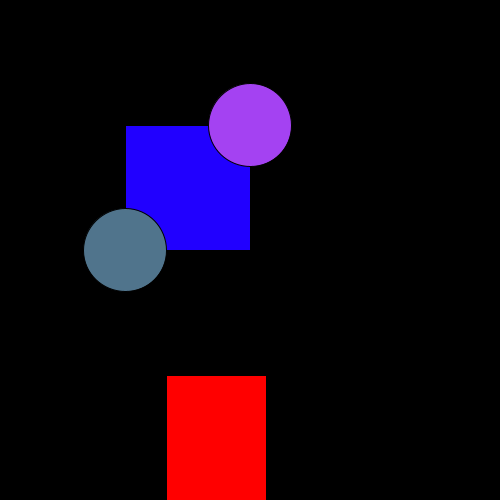
Frame 1 (no input)
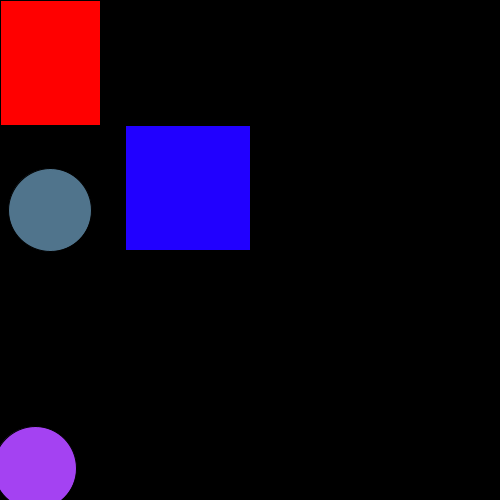
Frame 60 (the mouse pressed at the canvas centre just before this capture)
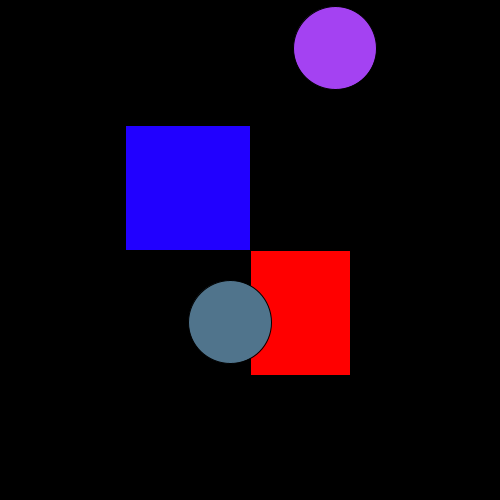
Frame 120 (the mouse held since frame 60 and released just before this capture)

The Processing sketch that drew these frames (run headless with seeded random() and noise(); from frame 60 on, the mouse is pressed at the canvas centre):

// Processing sketch: PongHierarchy
// ── PongHierarchy.pde
private ArrayList<Shape> shapes = new ArrayList<Shape>();
Rectangle rHex;
Rectangle rRGB;
Circle ePub;
Circle cHex;


public void setup(){
  size (500, 500);
  
  rHex = new Rectangle(width/4,height*1/4, width*1/4,height*1/4, #2100FF );
  rRGB = new Rectangle(width/3, height*3/4, width*1/5, height*1/4, #FF0000);
  ePub = new Circle(width*1/2, height*1/4, width*1/6, color(random(255), random(255), random(255)));
  cHex = new Circle(width*1/4, height*1/2, width*1/6, color(random(255), random(255), random(255)));
  //Local Object
  //Rectangle rHex = new Rectangle(width-width*1/20,height*1/4, width*1/20,height*1/3, #05FFD3);
  //Rectangle rRGB = new Rectangle(0, height*1/4, width*1/20, height*1/3, color(random(255), random(255), random(255)));
  //Circle  ePub = new Circle(width*1/2, height*1/2, width*1/5, height*1/4, #FF0000);
  //Circle cHex = new Circle(width*1/4, height*1/2, width*1/4, height*1/4, #1B08FF);
  
  shapes.add(rHex);
  shapes.add(rRGB);
  shapes.add(ePub);
  shapes.add(cHex);
}

public void draw(){
  background (0);
  
  //Draw Static shapes
  for (int i = 0; i<shapes.size(); i++) {
  shapes.get(i).draw();
}


  ePub.step();
  cHex.step();
  rRGB.mouseMove();
  
}

public void keyPressed() {
  if(key == CODED) {
    if(keyCode == UP) {
      rHex.move(1);
    }
    if(keyCode == DOWN) {
      rHex.move(2);
    }
        if(keyCode == RIGHT) {
      rHex.move(3);
    }
    if(keyCode == LEFT) {
      rHex.move(4);
    }
  
  }
}
public void keyReleased() {
  if(key == CODED) {
    if(keyCode == UP) {
      rHex.move(0);
    }
    if(keyCode == DOWN) {
      rHex.move(0);
    }
    if(keyCode == LEFT) {
      rHex.move(0);
    }
    if(keyCode == RIGHT) {
      rHex.move(0);
    }
  
  }
}


abstract class Shape {
  public float x;
  public float y;

  private Shape(float x, float y) {
    this.x = x;
    this.y = y;
  }
  
  abstract void draw();
  
}

// ── Circle.pde
class Circle extends Shape {
  private float diameter;
  private color c;
  private float speedX = (int) random(-10,10);
  private float speedY = (int) random(-10,10);



  public Circle (float x, float y, float diameter, color c) {
    super (x, y);

    this.diameter = diameter;
    this.c = c;
  }

  public void draw() {
    fill(c);
    ellipse(x, y, diameter, diameter);
  }

  private void step() {
    x += speedX; 
    y += speedY;
    if (y > 500 || y < 0) {
      this.speedY *= -1;
    }
    if (x > 500 || x < 0) {
      this.speedX *= -1;
   }    
 }
}

// ── Rectangle.pde
class Rectangle extends Shape {
  
  private float width;
  private float height;
  private color c;
  private float moveSpeed = 30;
  private float easing = 1;

  public Rectangle (float x, float y, float width, float height, color c) {
    super (x, y);
    this.width = width;
    this.height = height;
    this.c = c;
  }

  public void draw() {
    fill(c);
    rect(x, y, width, height);
  }
  private void move(int dir) {
    if(dir == 1) {
      y -= moveSpeed;
    }
    if(dir == 2) {
      y += moveSpeed;
    }
    if(dir == 3) {
      x += moveSpeed;
    }
    if (dir == 4) {
      x -= moveSpeed;
    }
  }
  private void mouseMove() {
    float targetX = mouseX;
    float dx = targetX - x;
    x += dx * easing;
  
    float targetY = mouseY;
    float dy = targetY - y;
    y += dy * easing;
   } 
 }
    
